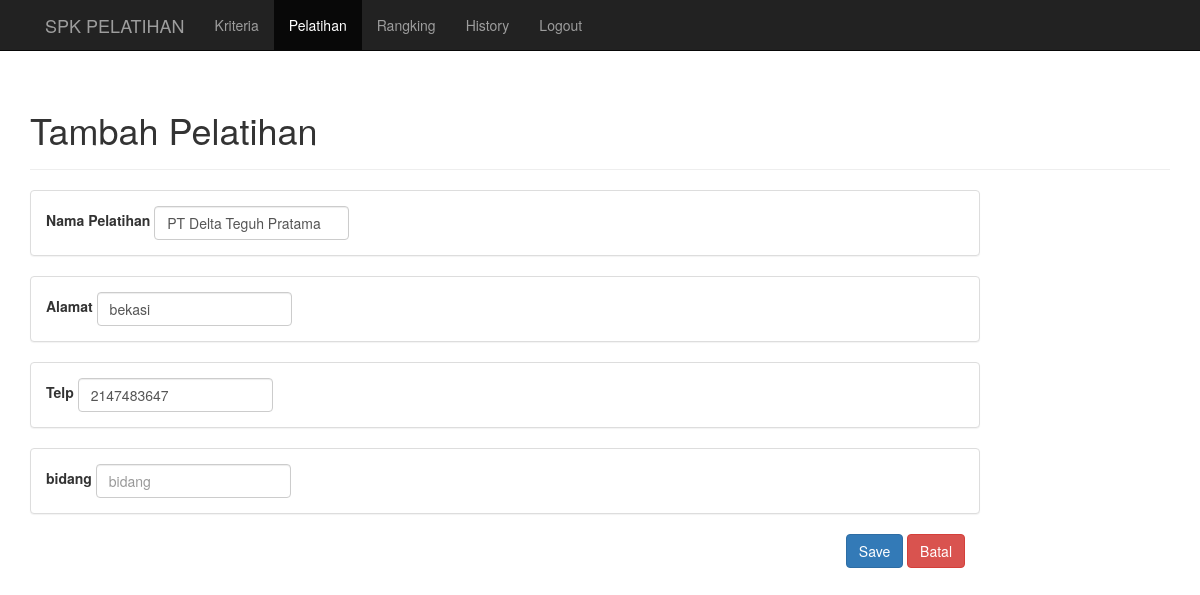
The app's page /pelatihan/tambah/18 with its own data.
### tables this page shows
CREATE TABLE `pelatihan` (
  `kdPelatihan` int(11) NOT NULL,
  `pelatihan` varchar(50) NOT NULL,
  `alamat` varchar(50) NOT NULL,
  `telp` int(20) NOT NULL,
  `bidang` varchar(30) NOT NULL
);

### application/helpers/General_helper.php (called while the page is built, shortened)
<?php
if (!function_exists('loadPage')) {
    function loadPage($view, $vars=array()){
        $data['view'] = $view;
        $data['data'] = $vars;
        $CI = &get_instance();
        return $CI->load->view('layouts/layout', $data);
    }
}

### application/controllers/Pelatihan.php (called while the page is built, shortened)
<?php
class Pelatihan extends MY_Controller
{
    public function tambah($id = null)
    {
        if ($id == null) {
            if (count($_POST)) {
                $this->form_validation->set_rules('pelatihan', '', 'trim|required');
                if ($this->form_validation->run() == false) {
                    $errors = $this->form_validation->error_array();
                    $this->session->set_flashdata('errors', $errors);
                    redirect(current_url());
                } else {
                    $pelatihan = $this->input->post('pelatihan');
					$alamat=$this->input->post('alamat');
					$telp=$this->input->post('telp');
					$bidang=$this->input->post('bidang');
                    $nilai = $this->input->post('nilai');
					$query=$this->db->query("insert into pelatihan (kdPelatihan,pelatihan,alamat,telp,bidang) value ('','".$pelatihan."','".$alamat."','".$telp."','".$bidang."')");
					if ($query){
					 $this->session->set_flashdata('message', 'Berhasil menambah data :)');
                            redirect('pelatihan');
					}else {
                            echo 'gagal';
                        }
                }
            }else{
                $data['dataView'] = $this->getDataInsert();
                loadPage('pelatihan/tambah', $data);
            }
        }else{
            $data['dataView'] = $this->getDataInsert();
            $data['nilaiPelatihan'] = $this->MNilai->getNilaiByPelatihan($id);
            loadPage('pelatihan/tambah', $data);
        }
    }
    private function getDataInsert()
    {
        $dataView = array();
        $kriteria = $this->MKriteria->getAll();
        foreach ($kriteria as $item) {
            $this->MSubKriteria->kdKriteria = $item->kdKriteria;
            $dataView[$item->kdKriteria] = array(
                'nama' => $item->kriteria,
                'data' => $this->MSubKriteria->getById()
            );
        }
        return $dataView;
    }
}

### index.php (called while the page is built, shortened)
<?php
require_once BASEPATH.'core/CodeIgniter.php';

### application/models/MNilai.php (called while the page is built, shortened)
<?php
class MNilai extends CI_Model{
    public function getNilaiByPelatihan($id)
    {
        $query = $this->db->query(
            'select u.kdPelatihan, u.pelatihan, k.kdKriteria, u.alamat,u.telp, n.nilai from pelatihan u, nilai n, kriteria k, subkriteria sk where u.kdPelatihan = n.kdPelatihan AND k.kdKriteria = n.kdKriteria and k.kdKriteria = sk.kdKriteria and u.kdPelatihan = '.$id.' GROUP by n.nilai '
        );
        if($query->num_rows() > 0){
            foreach ($query->result() as $row) {
                $nilai[] = $row;
            }
            return $nilai;
        }
    }
}

### application/views/pelatihan/tambah.php (the view, shortened to what this page needs)
<div class="page-header">
    <h1>Tambah Pelatihan</h1>
</div>
<div class="col-md-10">
    <?php echo form_open() ?>
    <div class="row">
        <div class="panel panel-default">
            <div class="panel-body">
                <div class="form-inline">
                    <div class="form-group">
                        <label for="pelatihan">Nama Pelatihan</label>
                        <input name="pelatihan" type="text" class="form-control" id="pelatihan"
                               value="<?php echo isset($nilaiPelatihan[0]->pelatihan) ? $nilaiPelatihan[0]->pelatihan : ''?>"
                               placeholder="nama pelatihan">
                    </div>
                </div>
            </div>
        </div>
		<div class="panel panel-default">
            <div class="panel-body">
                <div class="form-inline">
                    <div class="form-group">
                        <label for="alamat">Alamat</label>
                        <input name="alamat" type="text" class="form-control" id="alamat"
                               value="<?php echo isset($nilaiPelatihan[0]->alamat) ? $nilaiPelatihan[0]->alamat : ''?>"
                               placeholder="Alamat">
                    </div>
                </div>
            </div>
        </div>
		<div class="panel panel-default">
            <div class="panel-body">
                <div class="form-inline">
                    <div class="form-group">
                        <label for="telp">Telp</label>
                        <input name="telp" type="text" class="form-control" id="telp"
                               value="<?php echo isset($nilaiPelatihan[0]->telp) ? $nilaiPelatihan[0]->telp : ''?>"
                               placeholder="Telp">
                    </div>
                </div>
            </div>
        </div>
        <div class="panel panel-default">
            <div class="panel-body">
                <div class="form-inline">
                    <div class="form-group">
                        <label for="telp">bidang</label>
                        <input name="bidang" type="text" class="form-control" id="bidang"
                               value="<?php echo isset($nilaiPelatihan[0]->bidang) ? $nilaiPelatihan[0]->bidang : ''?>"
                               placeholder="bidang">
                    </div>
                </div>
            </div>
        </div>
        <div class="pull-right">
            <div class="col-md-12">
                <button class="btn btn-primary" type="submit">Save</button>
                <a class="btn btn-danger" href="<?php site_url('pelatihan') ?>" role="button">Batal</a>
            </div>
        </div>
    </div>
    <?php echo form_close() ?>
</div>

### application/views/layouts/layout.php (style rules this page uses)
body { padding-top: 70px; }

### records on screen
pelatihan: pelatihan "PT Delta Teguh Pratama", alamat "bekasi", telp "2147483647"
